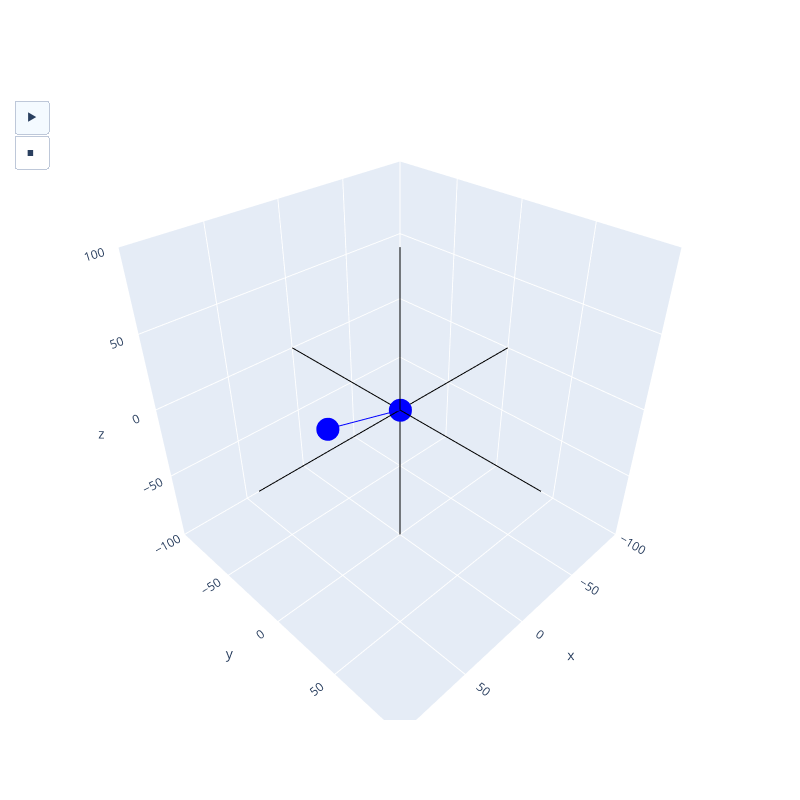

Write notebook code for a chart like this one.
### Markdown cell above
\textbf{Симметрия точки относительно плоскости}

Дано: $q$ - радиус-вектор точки на плоскости, $v$, $u$ - орты плоскости, $r_0$ - начальная точка

\begin{equation*}
r = q + A(r_0 - q)
\end{equation*}

\begin{equation*}
A = 2uu^T + 2vv^T - E
\end{equation*}

\begin{equation*}
u u^T = \begin{bmatrix} 
u_1u_1 & u_1u_2 & u_1u_3 \\ 
u_2u_1 & u_2u_2 & u_2u_3 \\ 
u_3u_1 & u_3u_2 & u_3u_3 \\ 
\end{bmatrix}
\end{equation*}

\begin{equation*}
v v^T = \begin{bmatrix} 
v_1v_1 & v_1v_2 & v_1v_3 \\ 
v_2v_1 & v_2v_2 & v_2v_3 \\ 
v_3v_1 & v_3v_2 & v_3v_3 \\ 
\end{bmatrix}
\end{equation*}

### Code cell
q = np.array([[30, 30, 5]]).T
v = normalize(np.array([[-1, 5, 5]])).T
u = normalize(np.array([[2, -5, 4]])).T
r0 = np.array([[50, -5, 10]]).T

points = []

A = 2*(u*u.T) + 2*(v*v.T) - E
r = q + A.dot(r0 - q)
points.append(r0)
points.append(r)

points = np.array(points)

fig = go.Figure(
    data=[scatters([START, points[0]], color = "blue"), 
          scatters(axis[0], "lines"), scatters(axis[1], "lines"), scatters(axis[2], "lines")])
fig.update_layout(
        scene = dict(
            xaxis=dict(range=[-LIM, LIM], autorange=False),
            yaxis=dict(range=[-LIM, LIM], autorange=False),
            zaxis=dict(range=[-LIM, LIM], autorange=False),
            aspectratio=dict(x=1, y=1, z=1),
        ),
        showlegend=False,
        width=800,
        height=800,
        updatemenus=[dict(
            type="buttons",
            buttons=[
                    {
                        "args": [None, frame_args(5, True)],
                        "label": "&#9654;", # play symbol
                        "method": "animate",
                    },
                    {
                        "args": [[None], frame_args(0)],
                        "label": "&#9724;", # pause symbol
                        "method": "animate",
                    },]
        )])
fig.frames = plot_data(points, trace = False)

fig.show()

### Figure 1 — Plotly figure (JSON) as saved in the notebook; plotly's stock layout.template omitted (floating-point values rounded to 4 significant figures)
{"data": [{"marker": {"color": "blue"}, "mode": "lines+markers", "type": "scatter3d", "x": [0, 50], "y": [0, -5], "z": [0, 10]}, {"marker": {"color": "black"}, "mode": "lines", "type": "scatter3d", "x": [-100, 100], "y": [0, 0], "z": [0, 0]}, {"marker": {"color": "black"}, "mode": "lines", "type": "scatter3d", "x": [0, 0], "y": [-100, 100], "z": [0, 0]}, {"marker": {"color": "black"}, "mode": "lines", "type": "scatter3d", "x": [0, 0], "y": [0, 0], "z": [-100, 100]}], "layout": {"height": 800, "scene": {"aspectratio": {"x": 1, "y": 1, "z": 1}, "xaxis": {"autorange": false, "range": [-100, 100]}, "yaxis": {"autorange": false, "range": [-100, 100]}, "zaxis": {"autorange": false, "range": [-100, 100]}}, "showlegend": false, "updatemenus": [{"buttons": [{"args": [null, {"frame": {"duration": 5, "redraw": true}, "fromcurrent": true, "mode": "immediate", "transition": {"duration": 5, "easing": "linear"}}], "label": "&#9654;", "method": "animate"}, {"args": [[null], {"frame": {"duration": 0, "redraw": true}, "fromcurrent": false, "mode": "immediate", "transition": {"duration": 0, "easing": "linear"}}], "label": "&#9724;", "method": "animate"}], "type": "buttons"}], "width": 800}}
